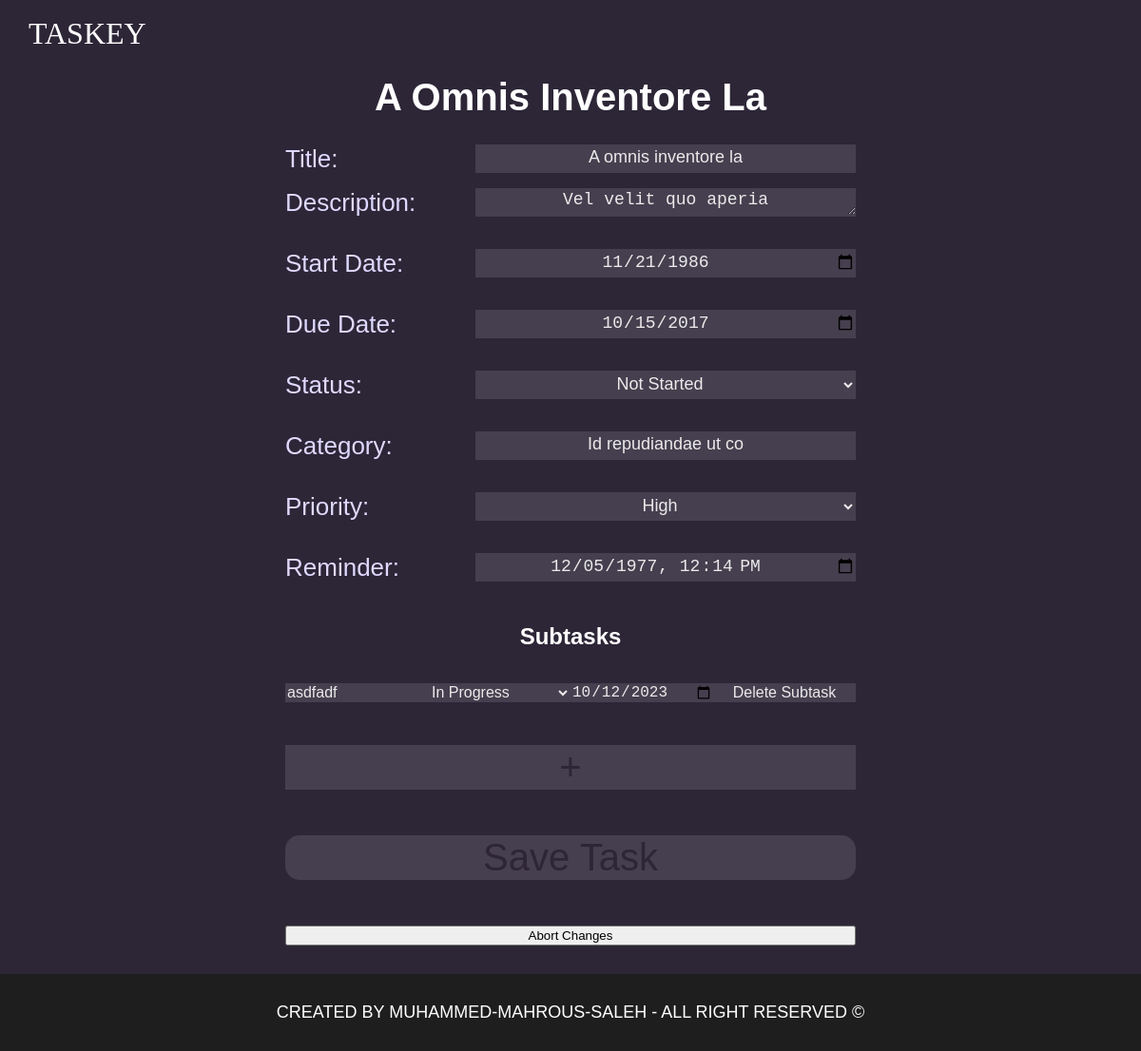
Page /task/10 on the earlier database version.
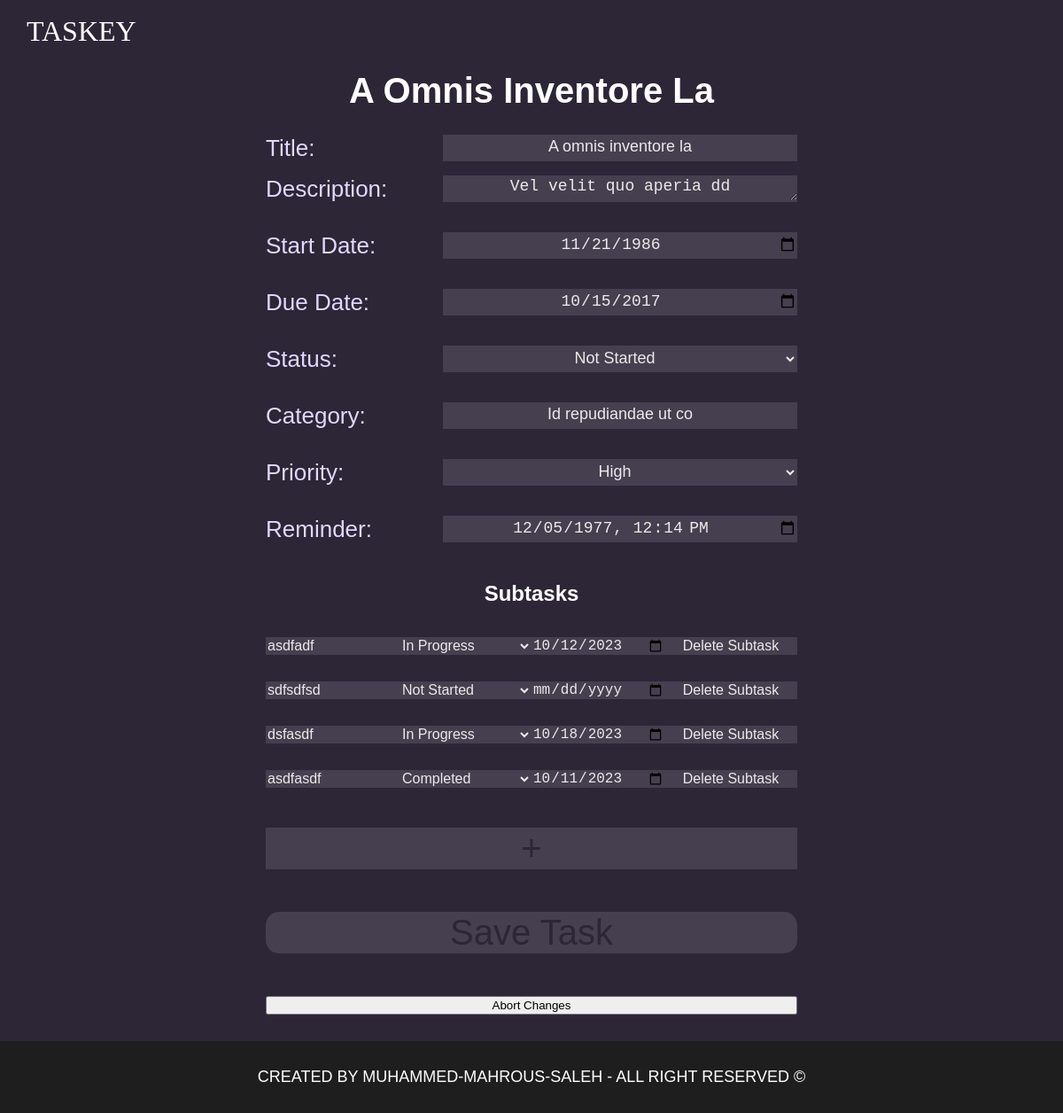
Same page on the later database version.
### tables this page shows
CREATE TABLE Task (
            ID INTEGER PRIMARY KEY AUTOINCREMENT,
            Title TEXT NOT NULL,
            Description TEXT,
            DueDate TEXT,
            Status TEXT NOT NULL,
            Category TEXT,
            Priority INTEGER,
            Reminder TEXT,
            StartDate DATE DEFAULT CURRENT_DATE
        );

CREATE TABLE SubTask (
            ID INTEGER PRIMARY KEY AUTOINCREMENT,
            Title TEXT NOT NULL,
            Status TEXT NOT NULL,
            DueDate TEXT,
            TaskID INTEGER,
            FOREIGN KEY(TaskID) REFERENCES Task(ID)
        );

### app.py (the view)
@app.route('/task/<int:task_id>')
def task_screen(task_id):
    conn = get_db_connection()
    task = conn.execute('SELECT * FROM Task WHERE ID = ?',
                        (task_id,)).fetchone()
    today = date.today()
    subtasks = []
    if task:
        subtasks = conn.execute(
            'SELECT * FROM SubTask WHERE TaskID = ?', (task_id,)).fetchall()
    conn.close()
    return render_template('task.html', task=task, subtasks=subtasks, today=today)

### app.py (called while the page is built)
def get_db_connection():
    conn = sqlite3.connect('tasks.db')
    conn.row_factory = sqlite3.Row
    return conn

### templates/task.html (shortened to what this page needs)
<!DOCTYPE html>
<html lang="en">
<head>
    <link rel="stylesheet" href="../static/css/style.css">
</head>
<body class="task_page">
    <header>
        <nav>
            <div class="logo">
                <a href="\">Taskey</a>
            </div>
        </nav>
    </header>
    <main>
        <h1>{{ task.Title if task else 'New Task' }}</h1>
        <form method="POST" action="{{ url_for('save_task', task_id=task.ID if task else 0) }}">
            <div class="input_container">
                <label for="title">Title:</label>
                <input type="text" name="title" value="{{ task.Title if task else '' }}" required>
            </div>
            <div class="input_container">
                <label for="description">Description:</label>
                <textarea name="description">{{ task.Description if task else '' }}</textarea><br>
            </div>
            <div class="input_container">
                <label for="start_date">Start Date:</label>
                <input id="start_date" type="date" name="start_date" value="{{task.StartDate if task else today}}"><br>
            </div>
            <div class="input_container">
                <label for="due_date">Due Date:</label>
                <input type="date" name="due_date" value="{{ task.DueDate if task else '' }}"><br>
            </div>
            <div class="input_container">
                <label for="status">Status:</label>
                <select name="status">
                    <option value="Not Started" {% if task and task.Status=='Not Started' %}selected{% endif %}>Not
                        Started
                    </option>
                </select><br>
            </div>
            <div class="input_container">
                <label for="category">Category:</label>
                <input type="text" id="category" name="category" value="{{ task.Category if task else '' }}"><br>
            </div>
            <div class="input_container">
                <label for="priority">Priority:</label>
                <select id="priority" name="priority">
                    <option value="1" {{ 'selected' if task and task.Priority==1 }}>High</option>
                </select><br>
            </div>
            <div class="input_container">
                <label for="reminder">Reminder:</label>
                <input type="datetime-local" id="reminder" name="reminder"
                    value="{{ task.Reminder if task else '' }}"><br>
            </div>
            <h2>Subtasks</h2>
            <div id="subtasks">
                {% for subtask in subtasks %}
                <div class="subtask">
                    <input type="text" name="subtask_title_{{ loop.index }}" value="{{ subtask.Title }}" required>
                    <select name="subtask_status_{{ loop.index }}">
                        <option value="Not Started" {% if subtask.Status=='Not Started' %}selected{% endif %}>Not
                            Started
                        </option>
                        <option value="In Progress" {% if subtask.Status=='In Progress' %}selected{% endif %}>In
                            Progress
                        </option>
                        <option value="Completed" {% if subtask.Status=='Completed' %}selected{% endif %}>
                            Completed
                        </option>
                    </select>
                    <input type="date" name="subtask_due_date_{{ loop.index }}" value="{{ subtask.DueDate }}">
                    <button type="button" class="delete_subtask" data-subtask-id="{{ subtask.ID }}">Delete
                        Subtask</button><br><br>
                </div>
                {% endfor %}
            </div>
            <button type="button" id="add_subtask">+</button><br>
            <input type="submit" value="Save Task" id="save_task"><br>
            <button type="button" id="abort_changes" data-task-id='{{ task.ID }}'>Abort Changes</button>
        </form>
    </main>
    <footer>
        created by Muhammed-Mahrous-Saleh - all right reserved ©
    </footer>
</body>
</html>

### static/css/style.css (style rules this page uses)
* { box-sizing: border-box; }
body { font-family: Arial, sans-serif; background-color: #2D2637; margin: 0 auto; }
header { height: 70px; }
nav { width: 100%; height: 70px; margin: 0 auto; padding: 10px 30px; flex-shrink: 0; position: fixed; display: flex; justify-content: space-between; align-items: center; background-color: #2D2637; z-index: 100; }
nav .logo, nav .logo a { text-decoration: none; color: #FFF; text-align: center; font-family: Outfit; font-size: 32px; font-style: normal; font-weight: 400; line-height: normal; text-transform: uppercase; }
footer { width: 100%; margin-top: 30px; padding: 30px 0; text-align: center; background-color: #1E1E1E; color: #FFF; font-size: 18px; font-style: normal; font-weight: 400; line-height: normal; text-transform: lowercase; text-transform: uppercase; }
.task_page main>h1, .task_page main form>h2 { text-align: center; color: white; margin-top: 10px; text-transform: capitalize; }
.task_page main>h1 { font-size: 40px; }
.task_page main form { margin: 0 auto; width: 50%; display: flex; flex-direction: column; gap: 15px; }
.task_page .input_container { display: grid; grid-template-columns: 200px 1fr; }
.task_page .input_container label { color: #dfd9ff; font-size: 26px; font-style: normal; font-weight: 400; line-height: normal; text-transform: capitalize; }
.task_page .input_container input, .task_page .input_container textarea, .task_page .input_container select { height: 30px; background-color: #463F4F; border: none; text-align: center; color: #eaeaea; font-size: 18px; outline: none; border-bottom: 2px transparent solid; }
#subtasks .subtask { display: grid; grid-template-columns: repeat(4, 25%); height: 50px; }
.subtask * { background-color: #463F4F; border: none; outline: none; height: 100%; color: #eaeaea; transition: 0.5s; font-size: 16px; }
#add_subtask, #save_task { background-color: #463F4F; border: none; cursor: pointer; font-size: 40px; color: #2D2637; text-align: center; padding: none; }
#save_task { border-radius: 15px; transition: 0.3s; }
input[type="datetime-local"] { z-index: 1; }

Differences in the rows shown:
changed Task "A Omnis Inventore La": description "Vel velit quo aperia" → "Vel velit quo aperia dd"
added SubTask: Title "sdfsdfsd", Status "Not Started"
added SubTask: Title "dsfasdf", Status "In Progress", DueDate "10/18/2023"
added SubTask: Title "asdfasdf", Status "Completed", DueDate "10/11/2023"
